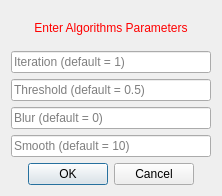
<?xml version="1.0" encoding="UTF-8"?>
<ui version="4.0">
 <class>AtrialScarViewUIMeshing</class>
 <widget class="QWidget" name="AtrialScarViewUIMeshing">
  <property name="geometry">
   <rect>
    <x>0</x>
    <y>0</y>
    <width>222</width>
    <height>196</height>
   </rect>
  </property>
  <property name="sizePolicy">
   <sizepolicy hsizetype="Preferred" vsizetype="Minimum">
    <horstretch>0</horstretch>
    <verstretch>0</verstretch>
   </sizepolicy>
  </property>
  <property name="minimumSize">
   <size>
    <width>0</width>
    <height>196</height>
   </size>
  </property>
  <property name="maximumSize">
   <size>
    <width>16777215</width>
    <height>196</height>
   </size>
  </property>
  <property name="windowTitle">
   <string>Set Values</string>
  </property>
  <layout class="QVBoxLayout" name="verticalLayout">
   <item>
    <widget class="QLabel" name="titleLabel">
     <property name="styleSheet">
      <string notr="true">QLabel { color: rgb(255, 0, 0) }</string>
     </property>
     <property name="text">
      <string>Enter Algorithms Parameters</string>
     </property>
     <property name="alignment">
      <set>Qt::AlignCenter</set>
     </property>
    </widget>
   </item>
   <item>
    <widget class="QLineEdit" name="lineEdit_1">
     <property name="text">
      <string/>
     </property>
     <property name="placeholderText">
      <string>Iteration (default = 1)</string>
     </property>
    </widget>
   </item>
   <item>
    <widget class="QLineEdit" name="lineEdit_2">
     <property name="placeholderText">
      <string>Threshold (default = 0.5)</string>
     </property>
    </widget>
   </item>
   <item>
    <widget class="QLineEdit" name="lineEdit_3">
     <property name="placeholderText">
      <string>Blur (default = 0)</string>
     </property>
    </widget>
   </item>
   <item>
    <widget class="QLineEdit" name="lineEdit_4">
     <property name="text">
      <string/>
     </property>
     <property name="placeholderText">
      <string>Smooth (default = 10)</string>
     </property>
    </widget>
   </item>
   <item>
    <widget class="QDialogButtonBox" name="buttonBox">
     <property name="enabled">
      <bool>true</bool>
     </property>
     <property name="orientation">
      <enum>Qt::Horizontal</enum>
     </property>
     <property name="standardButtons">
      <set>QDialogButtonBox::Cancel|QDialogButtonBox::Ok</set>
     </property>
     <property name="centerButtons">
      <bool>true</bool>
     </property>
    </widget>
   </item>
   <item>
    <spacer name="spacer">
     <property name="orientation">
      <enum>Qt::Vertical</enum>
     </property>
     <property name="sizeType">
      <enum>QSizePolicy::Fixed</enum>
     </property>
     <property name="sizeHint" stdset="0">
      <size>
       <width>20</width>
       <height>0</height>
      </size>
     </property>
    </spacer>
   </item>
  </layout>
 </widget>
 <layoutdefault spacing="6" margin="11"/>
 <resources/>
 <connections/>
</ui>
